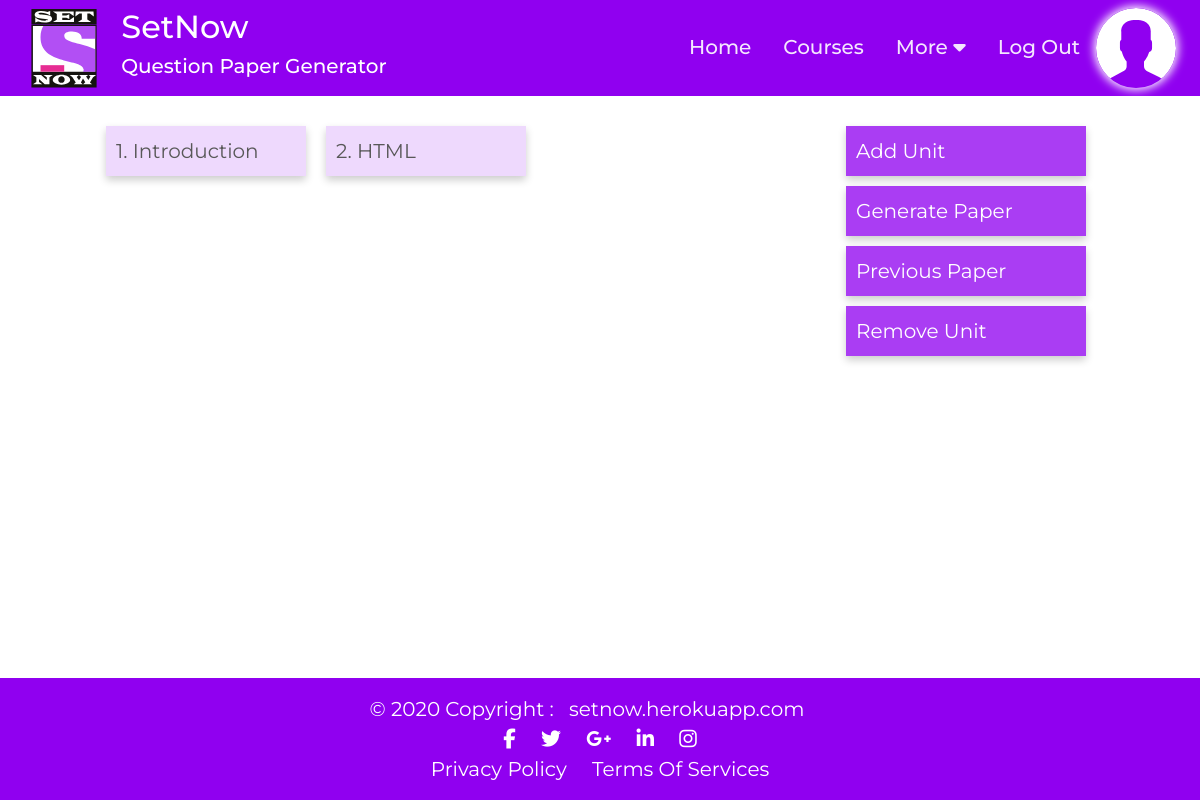
The page /course/1/unit/ (signed in) on the database its author committed.
### flaskapp/models.py (models this page shows, shortened)
class Unit(db.Model):
    id = db.Column(db.Integer, primary_key=True)
    chapter_no = db.Column(db.Integer, nullable=False)
    name = db.Column(db.Text, nullable=True)
    course_id = db.Column(db.Integer,
                          db.ForeignKey("course.id"),
                          nullable=False)
    questions = db.relationship("Question",
                                backref="unit",
                                lazy=True,
                                cascade="all, delete-orphan")

### flaskapp/blueprints/courses/routes.py (the view)
@courses.route("/course/<course_id>/unit/")
@login_required
@check_valid_course
def all_units(course_id):
    _course = Course.query.filter(Course.id == course_id).first()
    _units = Unit.query.filter(Unit.course == _course).all()
    return render_template(
        "course/units.html",
        course_id=course_id,
        image_file=profile_path(),
        units=_units,
        title="Units",
        css_files=["css/base.css", "css/course/courses.css"],
        js_files=["js/course/remove_course.js"],
    )

### app.py (called while the page is built)
@app.after_request
def add_header(response):
    response.headers["X-UA-Compatible"] = "IE=Edge,chrome=1"
    response.headers["Cache-Control"] = "must-revalidate, max-age=0"
    return response

### flaskapp/checkers.py (called while the page is built)
def check_valid_course(func):
    @functools.wraps(func)
    def wrapper(*args, **kwargs):
        _course = Course.query.filter(Course.id == kwargs["course_id"]).first()
        if _course is None or _course.teacher != current_user:
            abort(403)
        return func(*args, **kwargs)
    return wrapper

### flaskapp/models.py (called while the page is built)
@login_manager.user_loader
def load_user(user_id):
    return User.query.get(int(user_id))

### flaskapp/utils.py (called while the page is built)
def profile_path():
    if current_user.is_authenticated:
        return url_for("static",
                       filename="profile_pics/" + current_user.image_file)
    return ""

### flaskapp/templates/course/units.html (shortened to what this page needs)
{% extends "base.html" %}
{% block special_top_links %}
    <a class="top_navigation_items" href={{ url_for("courses.all_courses") }}>
        <h4 class="py-2 mx-3">Courses</h4>
{% endblock special_top_links %}
{% block main %}
    <div id="unit_container">
        <div class="unit_items">
            {% for _unit in units %}
             <div class="unit_item_container">
                 <a class="unit_item" href=
                         '{{ url_for("questions.all_questions", qtype="sub", course_id=course_id, unit_id=_unit.id)}}' data-id="{{_unit.id}}"><span>{{ _unit.chapter_no }}</span>. {{ _unit.name }}</a>
             </div>
            {% endfor %}
        </div>
        <div id="add_unit_container">
            <a id="add_unit" href={{ url_for("courses.add_unit", course_id=course_id) }}>
            <div>
                Add Unit
                </div>
            </a>
            <a id="generate_paper" href={{ url_for("papers.paper_generate_request", course_id=course_id) }}>
                <div>Generate Paper</div>
            </a>
            <a id="previous_paper" href="{{url_for('papers.all_papers',course_id=course_id) }}">
                <div>Previous Paper</div>
            </a>
            <button id="delete_unit">
                <div>Remove Unit</div>
            </button>
        </div>
    </div>
{% endblock main %}

### flaskapp/static/css/headerFooter.css (style rules this page uses)
* { box-sizing: border-box; font-family: "Montserrat", sans-serif; }
body { margin: 0; overflow: auto; }
.col3 .row a { display: block; text-decoration: none !important; }
.col3 .row h4 { color: rgba(255, 255, 255, 0.9); margin: 0; text-align: center; float: left; border-bottom: 2px solid #ffffff00; font-size: 20px; }

### flaskapp/static/css/course/courses.css (style rules this page uses)
.add_course, #add_unit, #add_unit_small, #delete_unit_small, #previous_paper, #generate_paper, .delete_course, #delete_unit, #add_course_small, #delete_course_small { background-color: rgba(144, 0, 240, 0.76); border:0; box-shadow: 0 4px 8px 0 rgba(0, 0, 0, 0.2); color: white; display: flex; flex-direction: row; font-family: "Segoe UI", Tahoma, Geneva, Verdana, sans-serif; font-size: 20px; padding: 10px; margin: 10px; text-decoration: none; transition: 0.3s; width: 240px; }
#add_course_container, #add_unit_container { margin-left: auto; }
#course_container, #unit_container { display: flex; }
.course_items, .unit_items { align-content: flex-start; display: flex; flex-direction: row; flex-wrap: wrap; font-size: 20px; }
.course_item_container,.unit_item_container { background-color: rgba(144, 0, 240, 0.15); box-shadow: 0 4px 8px 0 rgba(0, 0, 0, 0.2); display: flex; margin: 10px 10px auto; width: 200px; }
.course_item,.unit_item { color : #585858 !important; display: block; flex-grow: 1; padding: 10px; text-decoration: none !important; }

### rows shown on the page
Unit: chapter_no "1", name "Introduction"
Unit: chapter_no "2", name "HTML"
